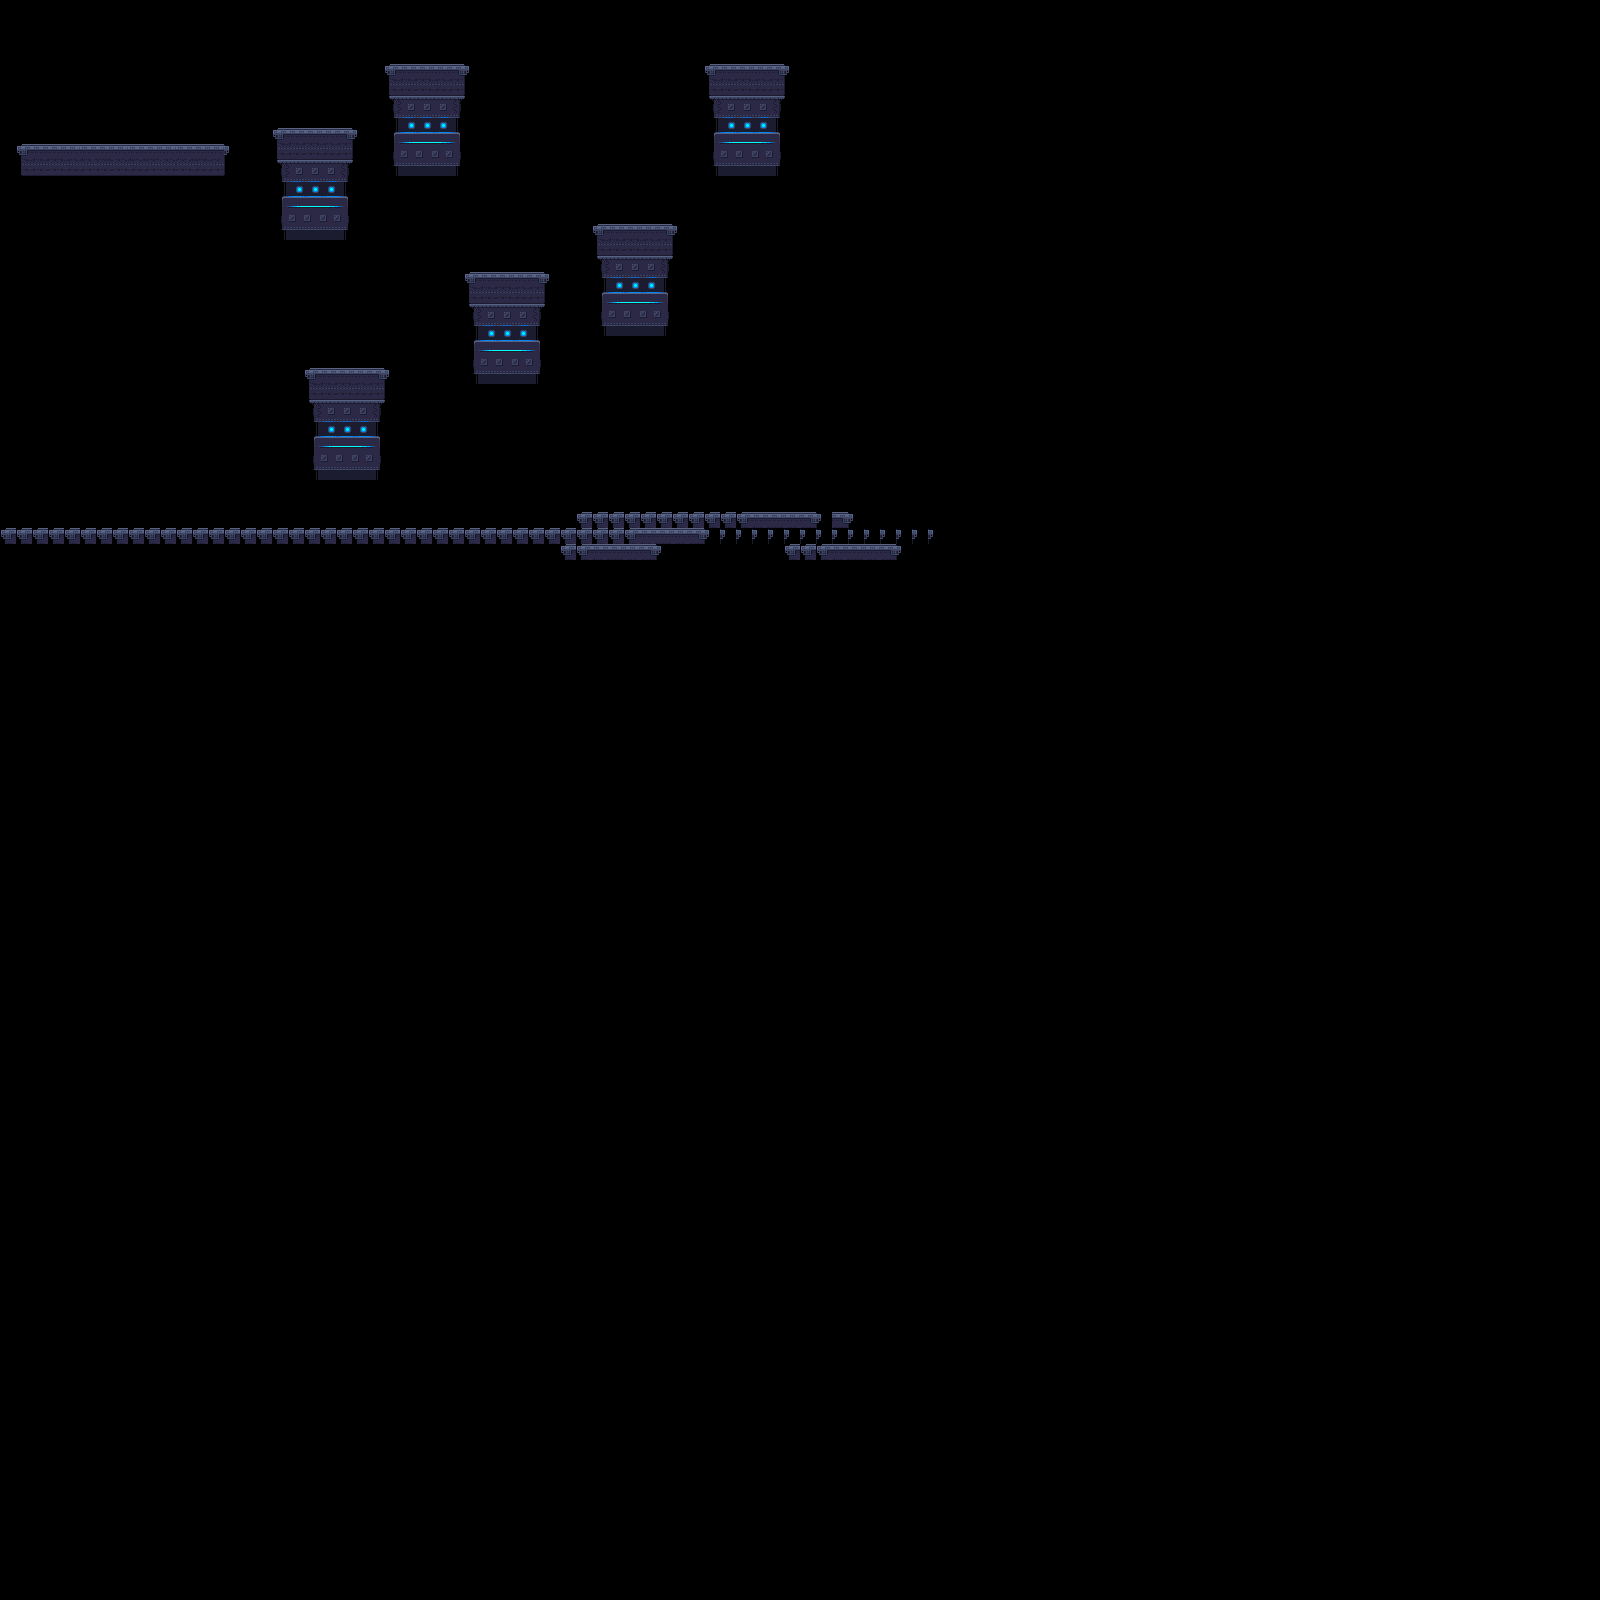

The image is a tile-based game level rendered from a .tmx file. Its description and source (layers, tilesets, objects; grid data summarised) follow:
An orthogonal 100x100 tile map with 16x16 px tiles, 1 tile layer (backlayer) and 12 objects (starting_pos).

<map version="1.8" tiledversion="1.8.0" orientation="orthogonal" renderorder="right-down" width="100" height="100" tilewidth="16" tileheight="16" infinite="0" nextlayerid="4" nextobjectid="14">
 <tileset firstgid="1" name="sheet-platforms" tilewidth="16" tileheight="16" tilecount="150" columns="15">
  <image source="../tileset/District/Tiles/sheet-platforms.png" width="240" height="160" />
 </tileset>
 <layer id="1" name="backlayer" width="100" height="100">
  <data>[10000 cells, 372 non-empty, 42 distinct tile ids]</data>
 </layer>
 <objectgroup id="2" name="solid">
  <properties>
   <property name="solid" type="bool" value="true" />
  </properties>
  <object id="1" x="16" y="144" width="208" height="32" />
  <object id="3" x="277.333" y="129" width="75" height="28" />
  <object id="4" x="283.667" y="157.667" width="62.3333" height="82.3333" />
  <object id="5" x="389.333" y="64.3333" width="75" height="33.6667" />
  <object id="6" x="395" y="98" width="63" height="76.6667" />
  <object id="7" x="466.5" y="271.5" width="81" height="32.5" />
  <object id="8" x="598" y="223.5" width="74.5" height="31" />
  <object id="9" x="710" y="63.5" width="73" height="33" />
  <object id="10" x="309.5" y="369" width="72.5" height="31" />
  <object id="11" x="8.05412" y="520.296" width="931.057" height="59.6005" />
  <object id="12" x="829.575" y="159.472" />
 </objectgroup>
 <objectgroup id="3" name="starting_pos">
  <object id="13" name="starting_pos" x="339.884" y="349.549">
   <point />
  </object>
 </objectgroup>
</map>
